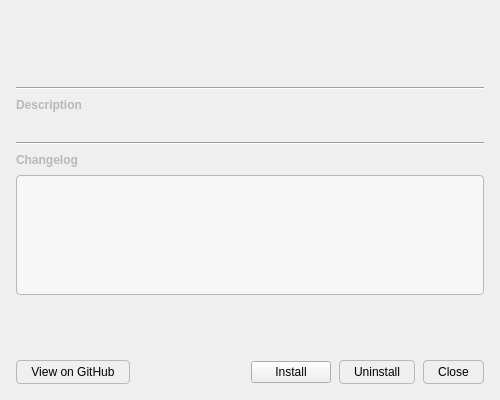
<?xml version="1.0" encoding="UTF-8"?>
<ui version="4.0">
 <class>ExtensionDetailDialog</class>
 <widget class="QDialog" name="ExtensionDetailDialog">
  <property name="minimumSize">
   <size><width>500</width><height>400</height></size>
  </property>
  <property name="windowTitle">
   <string>Extension — Details</string>
  </property>
  <layout class="QVBoxLayout" name="main_layout">
   <property name="spacing"><number>8</number></property>
   <property name="leftMargin"><number>16</number></property>
   <property name="topMargin"><number>16</number></property>
   <property name="rightMargin"><number>16</number></property>
   <property name="bottomMargin"><number>16</number></property>

   <!-- Title: text + font set in C++ (dynamic + relative point size) -->
   <item>
    <widget class="QLabel" name="title_lbl">
     <property name="text"><string/></property>
    </widget>
   </item>

   <!-- Metadata row -->
   <item>
    <widget class="QLabel" name="meta_lbl">
     <property name="text"><string/></property>
     <property name="wordWrap"><bool>true</bool></property>
     <property name="styleSheet">
      <string notr="true">color: palette(mid); font-size: 11px;</string>
     </property>
    </widget>
   </item>

   <!-- Tags container: chips inserted dynamically in C++ -->
   <item>
    <widget class="QWidget" name="tags_container">
     <layout class="QHBoxLayout" name="tags_layout">
      <property name="spacing"><number>4</number></property>
      <property name="leftMargin"><number>0</number></property>
      <property name="topMargin"><number>0</number></property>
      <property name="rightMargin"><number>0</number></property>
      <property name="bottomMargin"><number>0</number></property>
      <item>
       <spacer name="tags_stretch">
        <property name="orientation"><enum>Qt::Horizontal</enum></property>
        <property name="sizeHint" stdset="0"><size><width>40</width><height>20</height></size></property>
       </spacer>
      </item>
     </layout>
    </widget>
   </item>

   <!-- Separator -->
   <item>
    <widget class="QFrame" name="separator1">
     <property name="frameShape"><enum>QFrame::HLine</enum></property>
     <property name="frameShadow"><enum>QFrame::Sunken</enum></property>
    </widget>
   </item>

   <!-- Description section -->
   <item>
    <widget class="QLabel" name="desc_header">
     <property name="text"><string>Description</string></property>
     <property name="styleSheet">
      <string notr="true">font-weight: bold; color: palette(mid);</string>
     </property>
    </widget>
   </item>
   <item>
    <widget class="QLabel" name="desc_lbl">
     <property name="text"><string/></property>
     <property name="wordWrap"><bool>true</bool></property>
    </widget>
   </item>

   <!-- Separator -->
   <item>
    <widget class="QFrame" name="separator2">
     <property name="frameShape"><enum>QFrame::HLine</enum></property>
     <property name="frameShadow"><enum>QFrame::Sunken</enum></property>
    </widget>
   </item>

   <!-- Changelog section -->
   <item>
    <widget class="QLabel" name="changelog_header">
     <property name="text"><string>Changelog</string></property>
     <property name="styleSheet">
      <string notr="true">font-weight: bold; color: palette(mid);</string>
     </property>
    </widget>
   </item>
   <item>
    <widget class="QTextBrowser" name="changelog_browser">
     <property name="maximumSize">
      <size><width>16777215</width><height>120</height></size>
     </property>
     <property name="frameShape"><enum>QFrame::NoFrame</enum></property>
     <property name="openLinks"><bool>false</bool></property>
     <property name="styleSheet">
      <string notr="true">QTextBrowser { background: palette(alternate-base);
  border: 1px solid palette(mid);
  border-radius: 4px;
  padding: 6px; }</string>
     </property>
    </widget>
   </item>

   <!-- Vertical stretch -->
   <item>
    <spacer name="main_stretch">
     <property name="orientation"><enum>Qt::Vertical</enum></property>
     <property name="sizeHint" stdset="0"><size><width>20</width><height>40</height></size></property>
    </spacer>
   </item>

   <!-- Button row -->
   <item>
    <layout class="QHBoxLayout" name="btn_layout">
     <item>
      <widget class="QPushButton" name="github_btn">
       <property name="text"><string>View on GitHub</string></property>
       <property name="styleSheet">
        <string notr="true">QPushButton { border: 1px solid palette(mid); border-radius: 4px; padding: 4px 14px; }
QPushButton:hover { background: palette(mid); }
QPushButton:disabled { color: palette(mid); }</string>
       </property>
      </widget>
     </item>
     <item>
      <spacer name="btn_stretch">
       <property name="orientation"><enum>Qt::Horizontal</enum></property>
       <property name="sizeHint" stdset="0"><size><width>40</width><height>20</height></size></property>
      </spacer>
     </item>
     <!-- action_btn: text/style/visibility set in C++ based on install state -->
     <item>
      <widget class="QPushButton" name="action_btn">
       <property name="visible"><bool>false</bool></property>
       <property name="text"><string>Install</string></property>
      </widget>
     </item>
     <!-- uninstall_btn: visibility set in C++ based on install state -->
     <item>
      <widget class="QPushButton" name="uninstall_btn">
       <property name="visible"><bool>false</bool></property>
       <property name="text"><string>Uninstall</string></property>
       <property name="styleSheet">
        <string notr="true">QPushButton { border: 1px solid palette(mid); border-radius: 4px; padding: 4px 14px; }
QPushButton:hover { background: palette(mid); }</string>
       </property>
      </widget>
     </item>
     <item>
      <widget class="QPushButton" name="close_btn">
       <property name="text"><string>Close</string></property>
       <property name="default"><bool>true</bool></property>
       <property name="styleSheet">
        <string notr="true">QPushButton { border: 1px solid palette(mid); border-radius: 4px; padding: 4px 14px; }
QPushButton:hover { background: palette(mid); }</string>
       </property>
      </widget>
     </item>
    </layout>
   </item>

  </layout>
 </widget>
 <resources/>
 <connections/>
</ui>
